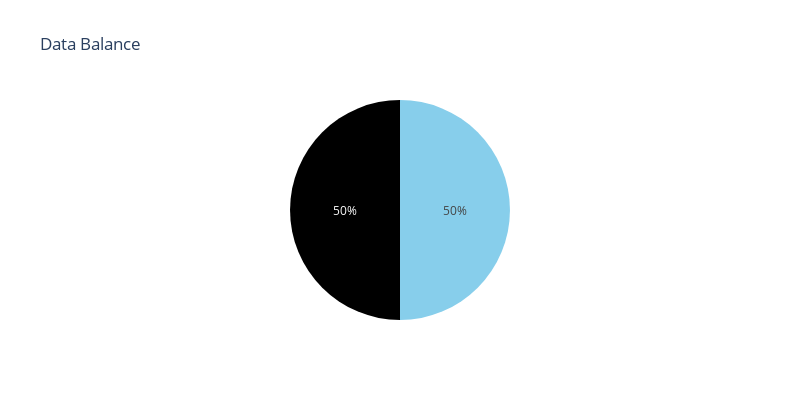

Here is the notebook cell this chart was saved with:
### Code cell
fig = px.pie(values=y_resampled.value_counts(), width=800, height=400, title="Data Balance",color_discrete_sequence=["skyblue","black"])
fig.show()

### Figure 1 — Plotly figure (JSON) as saved in the notebook; plotly's stock layout.template omitted (floating-point values rounded to 4 significant figures)
{"data": [{"domain": {"x": [0, 1], "y": [0, 1]}, "hovertemplate": "value=%{value}<extra></extra>", "legendgroup": "", "name": "", "showlegend": false, "type": "pie", "values": [283243, 283243]}], "layout": {"height": 400, "legend": {"tracegroupgap": 0}, "piecolorway": ["skyblue", "black"], "title": {"text": "Data Balance"}, "width": 800}}
